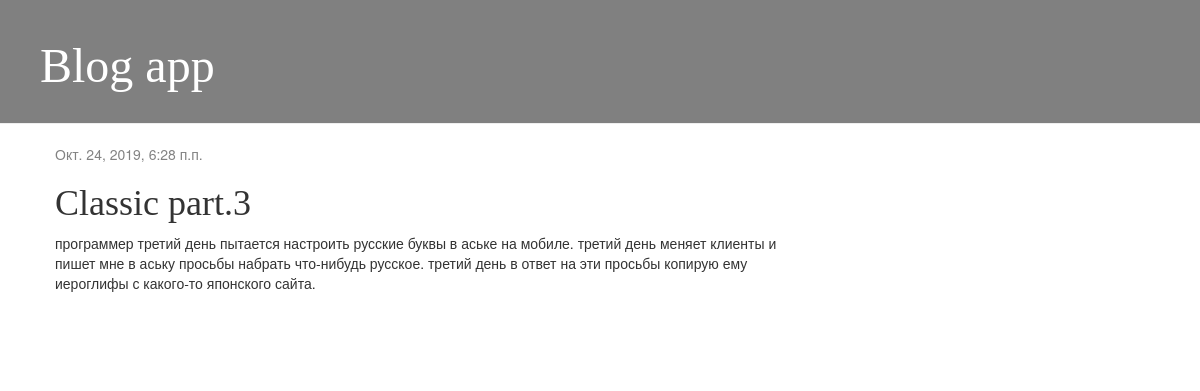
The app's page /post/1/ with its own data.
### blog/models.py (models this page shows, shortened)
class Post(models.Model):
    author = models.ForeignKey(settings.AUTH_USER_MODEL, on_delete=models.CASCADE)
    title = models.CharField('Заголовок',max_length=200)
    text = models.TextField('Текст',)
    created_date = models.DateTimeField('Дата создания',default=timezone.now)
    published_date = models.DateTimeField('Дата публикации',blank=True, null=True)

### blog/views.py (the view)
# urls.py: path('post/<int:pk>/', views.post_detail, name='post_detail'),
def post_detail(request, pk):
    post = get_object_or_404(Post, pk=pk)
    return render(request, 'blog/post_detail.html', {'post': post})

### blog/templates/blog/post_detail.html (shortened to what this page needs)
{% extends 'blog/base.html' %}
{% block content %}
    <div class="post">
        {% if post.published_date %}
            <div class="date">
                {{ post.published_date }}
            </div>
        {% endif %}
        <h1>{{ post.title }}</h1>
        <p>{{ post.text|linebreaksbr }}</p>
    </div>
{% endblock %}

### blog/static/css/blog.css (style rules this page uses)
h1, h2, h3, h4 { font-family: 'Times', cursive; }
.date { color: #828282; }
.post { margin-bottom: 70px; }

### records on screen
Post: published_date "Окт. 24, 2019, 6:28 п.п.", title "Classic part.3", text "программер третий день пытается настроить русские буквы в аське на мобиле. третий день меняет клиенты и пишет мне в аську просьбы набрать что-нибудь русское. третий день в ответ на эти просьбы копирую ему иероглифы с какого-то японского сайта."
